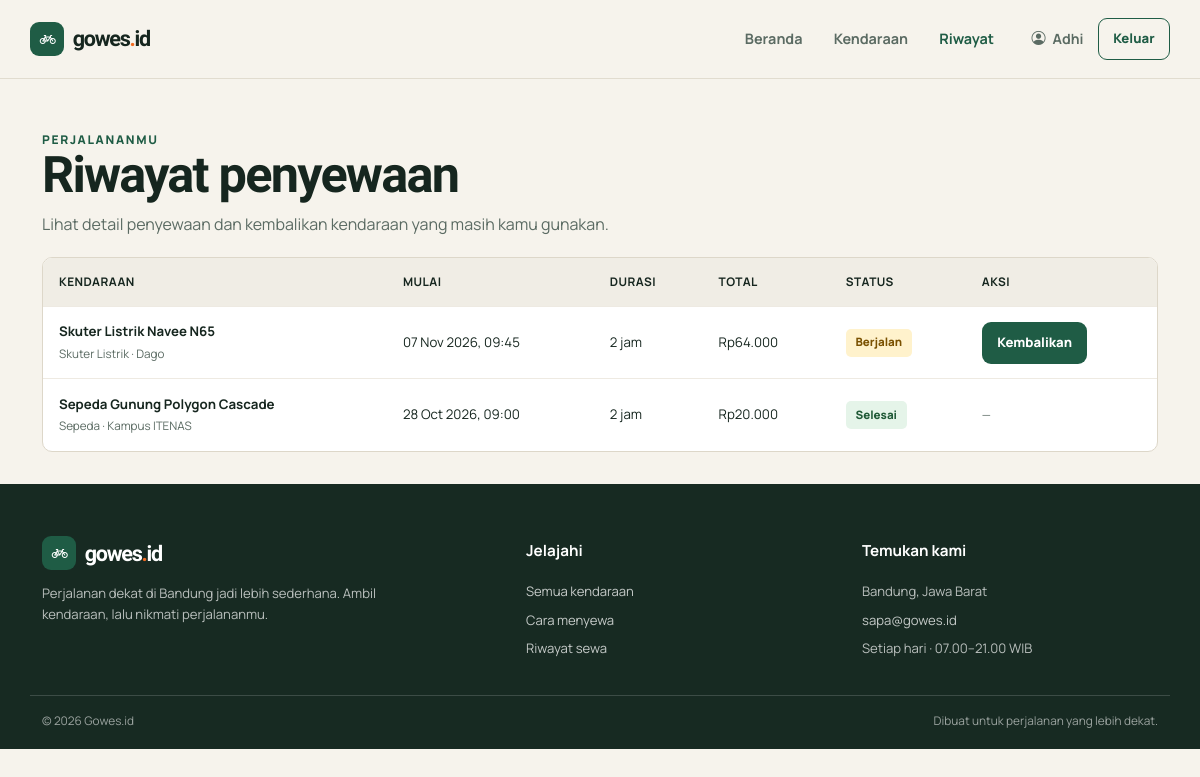
The app's page /frontend/riwayat.php (signed in) with its own data.
### tables this page shows
CREATE TABLE `penyewaan` (
  `id` int(11) NOT NULL,
  `user_id` int(11) NOT NULL,
  `kendaraan_id` int(11) NOT NULL,
  `jam_mulai` datetime NOT NULL,
  `durasi_jam` int(11) NOT NULL,
  `total_harga` int(11) NOT NULL,
  `status` enum('berjalan','selesai') DEFAULT 'berjalan'
);

CREATE TABLE `kendaraan` (
  `id` int(11) NOT NULL,
  `kategori_id` int(11) NOT NULL,
  `lokasi_id` int(11) NOT NULL,
  `nama_kendaraan` varchar(100) NOT NULL,
  `harga_per_jam` int(11) NOT NULL,
  `stok` int(11) NOT NULL DEFAULT 0
);

CREATE TABLE `kategori` (
  `id` int(11) NOT NULL,
  `nama_kategori` varchar(50) NOT NULL,
  `deskripsi` text DEFAULT NULL
);

CREATE TABLE `lokasi` (
  `id` int(11) NOT NULL,
  `nama_lokasi` varchar(100) NOT NULL,
  `alamat` varchar(255) DEFAULT NULL,
  `kota` varchar(50) DEFAULT 'Bandung'
);

### frontend/includes/bootstrap.php (called while the page is built, shortened)
<?php
$scriptPath = str_replace('\\', '/', $_SERVER['SCRIPT_NAME'] ?? '');
$frontendPosition = strpos($scriptPath, '/frontend/');
$projectBase = $frontendPosition === false ? '' : substr($scriptPath, 0, $frontendPosition);
$backendBase = $projectBase . '/backend';
require_once __DIR__ . '/../../backend/config/database.php';
function h($value): string
{
    return htmlspecialchars((string) $value, ENT_QUOTES, 'UTF-8');
}
function rupiah($amount): string
{
    return 'Rp' . number_format((float) $amount, 0, ',', '.');
}
function db_all(string $sql, array $params = []): array
{
    global $conn, $databaseError;
    try {
        $statement = $conn->prepare($sql);
        $statement->execute($params);
        return $statement->fetchAll(PDO::FETCH_ASSOC);
    } catch (PDOException $exception) {
        error_log($exception->getMessage());
        $databaseError = 'Data belum dapat dimuat. Pastikan database rental_kendaraan sudah diimpor dan konfigurasi koneksi sudah benar.';
        return [];
    }
}

### frontend/riwayat.php (the view, shortened to what this page needs)
<?php
require_once __DIR__ . '/includes/bootstrap.php';
$rentals = db_all(
    'SELECT penyewaan.id, penyewaan.jam_mulai, penyewaan.durasi_jam, penyewaan.total_harga,
            penyewaan.status, kendaraan.nama_kendaraan, kategori.nama_kategori, lokasi.nama_lokasi
     FROM penyewaan
     JOIN kendaraan ON kendaraan.id = penyewaan.kendaraan_id
     JOIN kategori ON kategori.id = kendaraan.kategori_id
     JOIN lokasi ON lokasi.id = kendaraan.lokasi_id
     WHERE penyewaan.user_id = ?
     ORDER BY penyewaan.jam_mulai DESC',
    [$_SESSION['user_id']]
);
require __DIR__ . '/includes/header.php';
?>
<main id="main-content" class="container">
    <section class="page-intro">
        <p class="eyebrow">Perjalananmu</p>
        <h1>Riwayat penyewaan</h1>
        <p>Lihat detail penyewaan dan kembalikan kendaraan yang masih kamu gunakan.</p>
    </section>
    <?php if ($rentals): ?>
        <div class="table-wrap">
            <table class="data-table">
                <thead>
                    <tr><th>Kendaraan</th><th>Mulai</th><th>Durasi</th><th>Total</th><th>Status</th><th>Aksi</th></tr>
                </thead>
                <tbody>
                    <?php foreach ($rentals as $rental): ?>
                        <tr>
                            <td data-label="Kendaraan"><strong><?= h($rental['nama_kendaraan']) ?></strong><br><span class="vehicle-stock"><?= h($rental['nama_kategori']) ?> · <?= h($rental['nama_lokasi']) ?></span></td>
                            <td data-label="Mulai"><?= h(date('d M Y, H:i', strtotime($rental['jam_mulai']))) ?></td>
                            <td data-label="Durasi"><?= h($rental['durasi_jam']) ?> jam</td>
                            <td data-label="Total"><?= h(rupiah($rental['total_harga'])) ?></td>
                            <td data-label="Status"><span class="status <?= $rental['status'] === 'berjalan' ? 'status-running' : 'status-done' ?>"><?= $rental['status'] === 'berjalan' ? 'Berjalan' : 'Selesai' ?></span></td>
                            <td data-label="Aksi">
                                <?php if ($rental['status'] === 'berjalan'): ?>
                                    <form class="table-actions" action="<?= h($backendBase) ?>/penyewaan/kembali_proses.php" method="post" data-confirm="Kembalikan kendaraan ini sekarang?">
                                        <button class="button button-brand button-small" type="submit">Kembalikan</button>
                                    </form>
                                <?php else: ?>
                                    <span class="vehicle-stock">—</span>
                                <?php endif; ?>
                            </td>
                        </tr>
                    <?php endforeach; ?>
                </tbody>
            </table>
        </div>
    <?php endif; ?>
</main>
<?php require __DIR__ . '/includes/footer.php'; ?>

### frontend/css/style.css (style rules this page uses)
:root { --color-paper: #f6f3ec; --color-surface: #fff; --color-ink: #16261f; --color-muted: #5b6b63; --color-brand: #1f5c45; --color-brand-dark: #174735; --color-accent: #f26b21; --color-line: #ddd7c9; --color-warning: #e8a317; --color-success: #2e8b57; --color-error: #c0392b; --font-body: "Manrope", sans-serif; --font-display: "Bricolage Grotesque", sans-serif; --container-width: 1320px; --radius: 12px; }
* { box-sizing: border-box; }
html { scroll-behavior: smooth; }
body { margin: 0; color: var(--color-ink); background: var(--color-paper); font: 400 1rem/1.6 var(--font-body); overflow-x: hidden; }
button, input, select { font: inherit; }
.container { width: min(calc(100% - 2.5rem), var(--container-width)); }
h1, h2, h3, h4, .display-font { font-family: var(--font-display); font-weight: 700; letter-spacing: -.035em; }
h1 { font-size: clamp(2.35rem, 5vw, 4.65rem); line-height: 1.03; }
p { color: var(--color-muted); }
.eyebrow { margin: 0 0 .85rem; color: var(--color-brand); font-size: .75rem; font-weight: 800; letter-spacing: .14em; text-transform: uppercase; }
.button { display: inline-flex; min-height: 48px; align-items: center; justify-content: center; gap: .55rem; padding: .7rem 1.1rem; border: 1px solid transparent; border-radius: 9px; font-size: .9rem; font-weight: 800; line-height: 1.2; text-decoration: none; transition: background .18s ease, color .18s ease, border-color .18s ease, transform .18s ease; }
.button-brand { color: #fff; background: var(--color-brand); }
.button-small { min-height: 42px; padding: .55rem .9rem; font-size: .82rem; }
.vehicle-stock { color: var(--color-muted); font-size: .73rem; }
.page-intro { padding: 3.2rem 0 1.25rem; }
.page-intro h1 { margin: 0 0 .65rem; font-size: clamp(2.25rem, 4.2vw, 3.65rem); }
.page-intro p { max-width: 650px; margin: 0; }
.table-wrap { overflow-x: auto; border: 1px solid var(--color-line); border-radius: 10px; background: #fff; }
.data-table { width: 100%; margin: 0; border-collapse: collapse; }
.data-table th, .data-table td { padding: .9rem 1rem; border-bottom: 1px solid #eeeae2; text-align: left; vertical-align: middle; font-size: .83rem; }
.data-table th { color: var(--color-ink); background: #f0ede5; font-size: .74rem; letter-spacing: .04em; text-transform: uppercase; }
.data-table tbody tr:last-child td { border-bottom: 0; }
.data-table td strong { color: var(--color-ink); }
.status { display: inline-flex; padding: .3rem .6rem; border-radius: 5px; font-size: .72rem; font-weight: 800; white-space: nowrap; }
.status-running { color: #7a5100; background: #fff2cc; }
.status-done { color: #205a37; background: #e5f4e9; }
.table-actions { display: flex; gap: .5rem; align-items: center; }

### records on screen
penyewaan: kendaraan.nama_kendaraan "Skuter Listrik Navee N65", kategori.nama_kategori "Skuter Listrik", lokasi.nama_lokasi "Dago", jam_mulai "07 Nov 2026, 09:45", durasi_jam "2", total_harga "Rp64.000", status "Berjalan"
penyewaan: kendaraan.nama_kendaraan "Sepeda Gunung Polygon Cascade", kategori.nama_kategori "Sepeda", lokasi.nama_lokasi "Kampus ITENAS", jam_mulai "28 Oct 2026, 09:00", durasi_jam "2", total_harga "Rp20.000", status "Selesai"

### other values on screen
$_SESSION['nama'] "Adhi"
